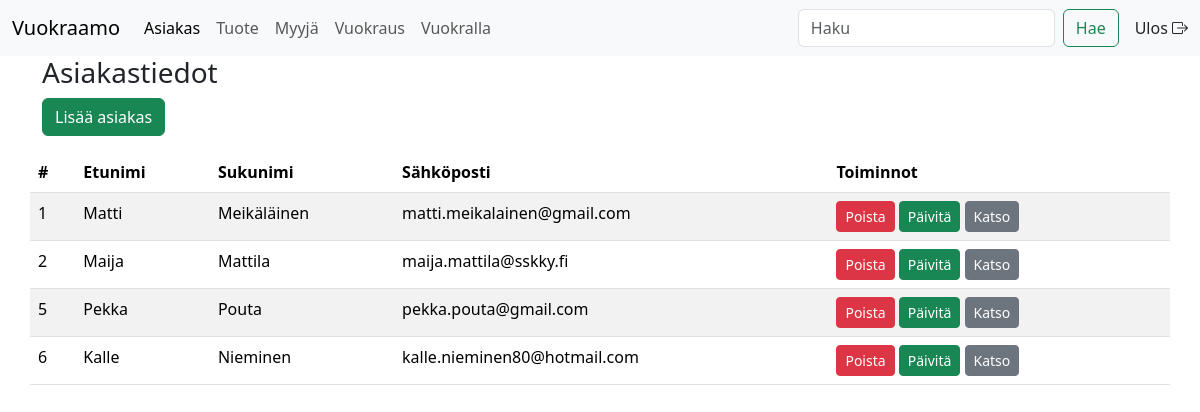
/asiakas.php (signed in), run on the app's committed database.
### tables this page shows
CREATE TABLE `asiakas` (
  `asiakasID` int NOT NULL,
  `etunimi` varchar(100) NOT NULL,
  `sukunimi` varchar(100) NOT NULL,
  `sahkoposti` varchar(100) NOT NULL,
  `lahiosoite` varchar(100) NOT NULL,
  `postinumero` varchar(5) NOT NULL,
  `postitoimipaikka` varchar(100) NOT NULL,
  `puhelin` varchar(15) NOT NULL,
  `henkilotunnus` varchar(11) NOT NULL
);

### inc/functions.php (called while the page is built)
<?php
function tarkistaKirjautuminen()
{
  if (isset($_SESSION['kirjautunut']) && $_SESSION['kirjautunut'] === true) {
    return true;
  } else {
    return false;
  }
}

### asiakas.php (the view, shortened to what this page needs)
<?php
include_once 'inc/header.php';
?>
<div class="container">
  <div class="row">
    <h3>Asiakastiedot</h3>
  </div>
  <div class="row">
    <p>
      <a href="lisaa_asiakas.php" class="btn btn-success">Lisää asiakas</a>
    </p>
  </div>
  <div class="row">
    <table class="table table-striped">
      <thead>
        <tr>
          <th>#</th>
          <th>Etunimi</th>
          <th>Sukunimi</th>
          <th>Sähköposti</th>
          <th>Toiminnot</th>
        </tr>
      </thead>
      <tbody>
        <?php
        require_once 'inc/database.php';
        $sql = "SELECT * FROM asiakas";
        $result = $pdo->query($sql);
        while ($row = $result->fetch()) :
        ?>
          <tr>
            <td><?php echo $row['asiakasID']; ?></td>
            <td><?php echo $row['etunimi']; ?></td>
            <td><?php echo $row['sukunimi']; ?></td>
            <td><?php echo $row['sahkoposti']; ?></td>
            <td>
              <a href="poista_asiakas.php?asiakasID=<?php echo $row['asiakasID']; ?>" class="btn btn-sm btn-danger">Poista</a>
              <a href="paivita_asiakas.php?asiakasID=<?php echo $row['asiakasID']; ?>" class="btn btn-sm btn-success">Päivitä</a>
              <a href="katso_asiakas.php?asiakasID=<?php echo $row['asiakasID']; ?>" class="btn btn-sm btn-secondary">Katso</a>
            </td>
          </tr>
        <?php endwhile;
        ?>
      </tbody>
    </table>
  </div>
</div>
<?php
include_once 'inc/footer.php';
?>

### inc/header.php (shortened to what this page needs)
<?php
require_once 'inc/functions.php';
?>
<!doctype html>
<html lang="en">
<head>
  <link href="https://cdn.jsdelivr.net/npm/bootstrap@5.3.3/dist/css/bootstrap.min.css" rel="stylesheet" integrity="sha384-
    QWTKZyjpPEjISv5WaRU9OFeRpok6YctnYmDr5pNlyT2bRjXh0JMhjY6hW+ALEwIH">
  <link rel="stylesheet" href="https://cdn.jsdelivr.net/npm/bootstrap-icons@1.11.1/font/bootstrap-icons.css">
  <link rel="stylesheet" href="css/style.css">
  <link rel="stylesheet" href="css/carousel.css">
</head>
<body>
  <?php include_once 'inc/nav.php'; ?>

### inc/nav.php (shortened to what this page needs)
<nav class="navbar navbar-expand-lg bg-body-tertiary">
  <div class="container-fluid">
    <a class="navbar-brand" href="index.php">Vuokraamo</a>
    <div class="collapse navbar-collapse" id="navbarSupportedContent">
      <ul class="navbar-nav me-auto mb-2 mb-lg-0">
        <?php if (tarkistaKirjautuminen()) : ?>
          <li class="nav-item">
            <a class="nav-link active" aria-current="page" href="asiakas.php">Asiakas</a>
          </li>
          <li class="nav-item">
            <a class="nav-link" href="tuote.php">Tuote</a>
          </li>
          <li class="nav-item">
            <a class="nav-link" href="myyja.php">Myyjä</a>
          </li>
          <li class="nav-item">
            <a class="nav-link" href="vuokraus.php">Vuokraus</a>
          </li>
          <li class="nav-item">
            <a class="nav-link" href="vuokralla.php">Vuokralla</a>
          </li>
        <?php endif; ?>
      </ul>
      <form class="d-flex me-3" role="search">
        <input class="form-control me-2" type="search" placeholder="Haku" aria-label="Haku">
        <button class="btn btn-outline-success" type="submit">Hae</button>
      </form>
      <?php if (tarkistaKirjautuminen()) : ?>
        <a href="ulos.php" class="nav-link">Ulos <i class="bi bi-box-arrow-right"></i></a>
      <?php else : ?>
        <a href="kirjaudu.php" class="nav-link">Kirjaudu <i class="bi bi-box-arrow-in-right"></i></a>
      <?php endif; ?>
    </div>
  </div>
</nav>

### inc/footer.php (shortened to what this page needs)
</body>
</html>

### css/carousel.css (style rules this page uses)
body { padding-bottom: 3rem; color: rgb(var(--bs-tertiary-color-rgb)); }

### data on the page
asiakas: asiakasID "1", etunimi "Matti", sukunimi "Meikäläinen", sahkoposti "matti.meikalainen@gmail.com"
asiakas: asiakasID "2", etunimi "Maija", sukunimi "Mattila", sahkoposti "maija.mattila@sskky.fi"
asiakas: asiakasID "5", etunimi "Pekka", sukunimi "Pouta", sahkoposti "pekka.pouta@gmail.com"
asiakas: asiakasID "6", etunimi "Kalle", sukunimi "Nieminen", sahkoposti "kalle.nieminen80@hotmail.com"
